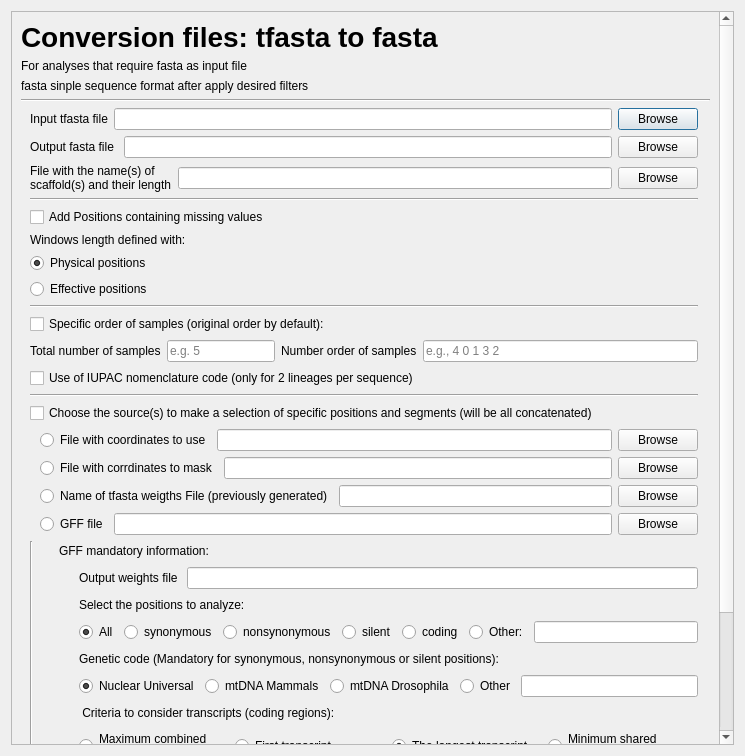
<?xml version="1.0" encoding="UTF-8"?>
<ui version="4.0">
 <class>Dialog</class>
 <widget class="QDialog" name="Dialog">
  <property name="geometry">
   <rect>
    <x>0</x>
    <y>0</y>
    <width>745</width>
    <height>756</height>
   </rect>
  </property>
  <property name="sizePolicy">
   <sizepolicy hsizetype="Preferred" vsizetype="Fixed">
    <horstretch>0</horstretch>
    <verstretch>0</verstretch>
   </sizepolicy>
  </property>
  <property name="minimumSize">
   <size>
    <width>729</width>
    <height>300</height>
   </size>
  </property>
  <property name="windowTitle">
   <string>Dialog</string>
  </property>
  <layout class="QGridLayout" name="gridLayout">
   <item row="0" column="0">
    <widget class="QScrollArea" name="scrollArea">
     <property name="sizePolicy">
      <sizepolicy hsizetype="Preferred" vsizetype="Preferred">
       <horstretch>0</horstretch>
       <verstretch>0</verstretch>
      </sizepolicy>
     </property>
     <property name="font">
      <font>
       <weight>50</weight>
       <italic>false</italic>
       <bold>false</bold>
       <underline>false</underline>
       <strikeout>false</strikeout>
       <kerning>true</kerning>
      </font>
     </property>
     <property name="lineWidth">
      <number>0</number>
     </property>
     <property name="widgetResizable">
      <bool>true</bool>
     </property>
     <widget class="QWidget" name="scrollAreaWidgetContents">
      <property name="geometry">
       <rect>
        <x>0</x>
        <y>0</y>
        <width>719</width>
        <height>1158</height>
       </rect>
      </property>
      <layout class="QGridLayout" name="gridLayout_2">
       <item row="2" column="0">
        <widget class="QFrame" name="frameWeight">
         <property name="frameShape">
          <enum>QFrame::NoFrame</enum>
         </property>
         <property name="frameShadow">
          <enum>QFrame::Raised</enum>
         </property>
         <layout class="QVBoxLayout" name="verticalLayout_8">
          <property name="topMargin">
           <number>0</number>
          </property>
          <property name="rightMargin">
           <number>12</number>
          </property>
          <property name="bottomMargin">
           <number>0</number>
          </property>
          <item>
           <layout class="QHBoxLayout" name="horizontalLayout_input_option_i" stretch="0,0,0">
            <property name="spacing">
             <number>6</number>
            </property>
            <item>
             <widget class="QLabel" name="labelInput_fasta">
              <property name="text">
               <string>Input tfasta file</string>
              </property>
             </widget>
            </item>
            <item>
             <widget class="QLineEdit" name="lineInput_fasta"/>
            </item>
            <item>
             <widget class="QPushButton" name="openInput_fasta">
              <property name="text">
               <string>Browse</string>
              </property>
              <property name="autoDefault">
               <bool>true</bool>
              </property>
             </widget>
            </item>
           </layout>
          </item>
          <item>
           <layout class="QHBoxLayout" name="horizontalLayout_output_option_o">
            <item>
             <widget class="QLabel" name="labelOutput_tfasta">
              <property name="text">
               <string>Output fasta file </string>
              </property>
             </widget>
            </item>
            <item>
             <widget class="QLineEdit" name="lineOutput_tfasta"/>
            </item>
            <item>
             <widget class="QPushButton" name="openInput_fasta_3">
              <property name="text">
               <string>Browse</string>
              </property>
              <property name="autoDefault">
               <bool>true</bool>
              </property>
             </widget>
            </item>
           </layout>
          </item>
          <item>
           <layout class="QHBoxLayout" name="horizontalLayout_option_n">
            <item>
             <widget class="QLabel" name="labelScaffold">
              <property name="text">
               <string>File with the name(s) of
scaffold(s) and their length</string>
              </property>
             </widget>
            </item>
            <item>
             <widget class="QLineEdit" name="lineScaffold">
              <property name="placeholderText">
               <string/>
              </property>
             </widget>
            </item>
            <item>
             <widget class="QPushButton" name="openScaffold">
              <property name="text">
               <string>Browse</string>
              </property>
             </widget>
            </item>
           </layout>
          </item>
          <item>
           <widget class="Line" name="line_2">
            <property name="orientation">
             <enum>Qt::Horizontal</enum>
            </property>
           </widget>
          </item>
          <item>
           <widget class="QCheckBox" name="checkUnknownPosConv">
            <property name="text">
             <string>Add Positions containing missing values</string>
            </property>
           </widget>
          </item>
          <item>
           <widget class="QLabel" name="label_42">
            <property name="text">
             <string>Windows length defined with:</string>
            </property>
           </widget>
          </item>
          <item>
           <layout class="QVBoxLayout" name="verticalLayout_22">
            <item>
             <widget class="QRadioButton" name="radioWindowLength_PhysPos">
              <property name="text">
               <string>Physical positions</string>
              </property>
              <property name="checked">
               <bool>true</bool>
              </property>
              <attribute name="buttonGroup">
               <string notr="true">buttonGroup</string>
              </attribute>
             </widget>
            </item>
            <item>
             <widget class="QRadioButton" name="radioWindowLength_EffPos">
              <property name="contextMenuPolicy">
               <enum>Qt::DefaultContextMenu</enum>
              </property>
              <property name="text">
               <string>Effective positions</string>
              </property>
              <property name="autoExclusive">
               <bool>true</bool>
              </property>
              <attribute name="buttonGroup">
               <string notr="true">buttonGroup</string>
              </attribute>
             </widget>
            </item>
           </layout>
          </item>
          <item>
           <widget class="Line" name="line_4">
            <property name="orientation">
             <enum>Qt::Horizontal</enum>
            </property>
           </widget>
          </item>
          <item>
           <widget class="QCheckBox" name="checkOrderSamplesConv">
            <property name="text">
             <string>Specific order of samples (original order by default):</string>
            </property>
           </widget>
          </item>
          <item>
           <layout class="QHBoxLayout" name="horizontalLayout_61">
            <item>
             <widget class="QLabel" name="labelOrderSamplesConv">
              <property name="text">
               <string>Total number of samples</string>
              </property>
             </widget>
            </item>
            <item>
             <widget class="QLineEdit" name="lineOrderSamples_total">
              <property name="sizePolicy">
               <sizepolicy hsizetype="Fixed" vsizetype="Fixed">
                <horstretch>0</horstretch>
                <verstretch>0</verstretch>
               </sizepolicy>
              </property>
              <property name="placeholderText">
               <string>e.g. 5</string>
              </property>
             </widget>
            </item>
            <item>
             <layout class="QHBoxLayout" name="horizontalLayout_63">
              <item>
               <widget class="QLabel" name="labelOrderSamplesConv2">
                <property name="text">
                 <string>Number order of samples</string>
                </property>
               </widget>
              </item>
              <item>
               <widget class="QLineEdit" name="lineOrderSamplesConv2">
                <property name="placeholderText">
                 <string>e.g., 4 0 1 3 2</string>
                </property>
               </widget>
              </item>
             </layout>
            </item>
           </layout>
          </item>
          <item>
           <widget class="QCheckBox" name="checkIUPACConv">
            <property name="text">
             <string>Use of IUPAC nomenclature code (only for 2 lineages per sequence)</string>
            </property>
           </widget>
          </item>
          <item>
           <widget class="Line" name="line_6">
            <property name="orientation">
             <enum>Qt::Horizontal</enum>
            </property>
           </widget>
          </item>
          <item>
           <widget class="QCheckBox" name="checkBox">
            <property name="text">
             <string>Choose the source(s) to make a selection of specific positions and segments (will be all concatenated)</string>
            </property>
            <property name="autoExclusive">
             <bool>false</bool>
            </property>
            <property name="tristate">
             <bool>true</bool>
            </property>
            <attribute name="buttonGroup">
             <string notr="true">buttonGroup_2</string>
            </attribute>
           </widget>
          </item>
          <item>
           <layout class="QVBoxLayout" name="verticalLayout">
            <property name="leftMargin">
             <number>10</number>
            </property>
            <property name="bottomMargin">
             <number>0</number>
            </property>
            <item>
             <layout class="QHBoxLayout" name="horizontalLayout_filesel_option_C">
              <item>
               <widget class="QRadioButton" name="radioButton_coord_segments">
                <property name="text">
                 <string>File with coordinates to use</string>
                </property>
                <attribute name="buttonGroup">
                 <string notr="true">buttonGroup_2</string>
                </attribute>
               </widget>
              </item>
              <item>
               <widget class="QLineEdit" name="line_coord_segments"/>
              </item>
              <item>
               <widget class="QPushButton" name="open_coord_segments">
                <property name="text">
                 <string>Browse</string>
                </property>
               </widget>
              </item>
             </layout>
            </item>
            <item>
             <layout class="QHBoxLayout" name="horizontalLayout_mask_option_m">
              <item>
               <widget class="QRadioButton" name="radioButton">
                <property name="text">
                 <string>File with corrdinates to mask</string>
                </property>
                <property name="autoExclusive">
                 <bool>true</bool>
                </property>
                <attribute name="buttonGroup">
                 <string notr="true">buttonGroup_2</string>
                </attribute>
               </widget>
              </item>
              <item>
               <widget class="QLineEdit" name="lineMaskFile"/>
              </item>
              <item>
               <widget class="QPushButton" name="openMaskFile">
                <property name="text">
                 <string>Browse</string>
                </property>
               </widget>
              </item>
             </layout>
            </item>
            <item>
             <layout class="QHBoxLayout" name="horizontalLayout_75">
              <item>
               <widget class="QRadioButton" name="radioButton_2">
                <property name="text">
                 <string>Name of tfasta weigths File (previously generated)</string>
                </property>
                <property name="autoExclusive">
                 <bool>true</bool>
                </property>
                <attribute name="buttonGroup">
                 <string notr="true">buttonGroup_2</string>
                </attribute>
               </widget>
              </item>
              <item>
               <widget class="QLineEdit" name="lineWeightFile"/>
              </item>
              <item>
               <widget class="QPushButton" name="openWeightFile">
                <property name="text">
                 <string>Browse</string>
                </property>
               </widget>
              </item>
             </layout>
            </item>
            <item>
             <layout class="QHBoxLayout" name="horizontalLayout_gffinput_option_g">
              <item>
               <widget class="QRadioButton" name="radioButton_3">
                <property name="text">
                 <string>GFF file</string>
                </property>
                <property name="autoExclusive">
                 <bool>false</bool>
                </property>
                <attribute name="buttonGroup">
                 <string notr="true">buttonGroup_2</string>
                </attribute>
               </widget>
              </item>
              <item>
               <widget class="QLineEdit" name="lineGFFFile"/>
              </item>
              <item>
               <widget class="QPushButton" name="openGFFFile">
                <property name="text">
                 <string>Browse</string>
                </property>
               </widget>
              </item>
             </layout>
            </item>
           </layout>
          </item>
          <item>
           <layout class="QHBoxLayout" name="horizontalLayout_gff_options">
            <property name="topMargin">
             <number>0</number>
            </property>
            <property name="bottomMargin">
             <number>0</number>
            </property>
            <item>
             <widget class="Line" name="line_5">
              <property name="orientation">
               <enum>Qt::Vertical</enum>
              </property>
             </widget>
            </item>
            <item>
             <layout class="QHBoxLayout" name="horizontalLayout_8">
              <property name="topMargin">
               <number>0</number>
              </property>
              <property name="bottomMargin">
               <number>0</number>
              </property>
              <item>
               <layout class="QVBoxLayout" name="verticalLayout_10">
                <property name="bottomMargin">
                 <number>0</number>
                </property>
                <item>
                 <layout class="QVBoxLayout" name="verticalLayout_9">
                  <property name="topMargin">
                   <number>0</number>
                  </property>
                  <property name="bottomMargin">
                   <number>0</number>
                  </property>
                  <item>
                   <layout class="QHBoxLayout" name="horizontalLayout_3">
                    <property name="topMargin">
                     <number>0</number>
                    </property>
                    <property name="bottomMargin">
                     <number>0</number>
                    </property>
                    <item>
                     <spacer name="horizontalSpacer_5">
                      <property name="orientation">
                       <enum>Qt::Horizontal</enum>
                      </property>
                      <property name="sizeType">
                       <enum>QSizePolicy::Fixed</enum>
                      </property>
                      <property name="sizeHint" stdset="0">
                       <size>
                        <width>20</width>
                        <height>20</height>
                       </size>
                      </property>
                     </spacer>
                    </item>
                    <item>
                     <widget class="QLabel" name="gff_info_label">
                      <property name="text">
                       <string>GFF mandatory information:</string>
                      </property>
                     </widget>
                    </item>
                   </layout>
                  </item>
                 </layout>
                </item>
                <item>
                 <layout class="QHBoxLayout" name="horizontalLayout_output_option_o_2">
                  <item>
                   <spacer name="horizontalSpacer_4">
                    <property name="orientation">
                     <enum>Qt::Horizontal</enum>
                    </property>
                    <property name="sizeType">
                     <enum>QSizePolicy::Fixed</enum>
                    </property>
                    <property name="sizeHint" stdset="0">
                     <size>
                      <width>40</width>
                      <height>20</height>
                     </size>
                    </property>
                   </spacer>
                  </item>
                  <item>
                   <widget class="QLabel" name="labelOutputWeight_2">
                    <property name="text">
                     <string>Output weights file </string>
                    </property>
                   </widget>
                  </item>
                  <item>
                   <widget class="QLineEdit" name="lineOutputWeight_2"/>
                  </item>
                 </layout>
                </item>
                <item>
                 <layout class="QHBoxLayout" name="horizontalLayout_6">
                  <property name="topMargin">
                   <number>0</number>
                  </property>
                  <property name="bottomMargin">
                   <number>0</number>
                  </property>
                  <item>
                   <spacer name="horizontalSpacer_9">
                    <property name="orientation">
                     <enum>Qt::Horizontal</enum>
                    </property>
                    <property name="sizeType">
                     <enum>QSizePolicy::Fixed</enum>
                    </property>
                    <property name="sizeHint" stdset="0">
                     <size>
                      <width>40</width>
                      <height>20</height>
                     </size>
                    </property>
                   </spacer>
                  </item>
                  <item>
                   <layout class="QVBoxLayout" name="verticalLayout_14">
                    <property name="bottomMargin">
                     <number>0</number>
                    </property>
                    <item>
                     <widget class="QLabel" name="labelCodeWeight_2">
                      <property name="text">
                       <string>Select the positions to analyze:</string>
                      </property>
                     </widget>
                    </item>
                   </layout>
                  </item>
                 </layout>
                </item>
                <item>
                 <layout class="QVBoxLayout" name="verticalLayout_11">
                  <property name="topMargin">
                   <number>0</number>
                  </property>
                  <property name="bottomMargin">
                   <number>0</number>
                  </property>
                  <item>
                   <layout class="QHBoxLayout" name="horizontalLayout_9">
                    <property name="topMargin">
                     <number>0</number>
                    </property>
                    <property name="bottomMargin">
                     <number>0</number>
                    </property>
                    <item>
                     <spacer name="horizontalSpacer_8">
                      <property name="orientation">
                       <enum>Qt::Horizontal</enum>
                      </property>
                      <property name="sizeType">
                       <enum>QSizePolicy::Fixed</enum>
                      </property>
                      <property name="sizeHint" stdset="0">
                       <size>
                        <width>40</width>
                        <height>20</height>
                       </size>
                      </property>
                     </spacer>
                    </item>
                    <item>
                     <widget class="QRadioButton" name="radio_notation_all">
                      <property name="text">
                       <string>All</string>
                      </property>
                      <property name="checked">
                       <bool>true</bool>
                      </property>
                      <attribute name="buttonGroup">
                       <string notr="true">buttonGroup_5</string>
                      </attribute>
                     </widget>
                    </item>
                    <item>
                     <widget class="QRadioButton" name="radio_notation_syn">
                      <property name="text">
                       <string>synonymous</string>
                      </property>
                      <attribute name="buttonGroup">
                       <string notr="true">buttonGroup_5</string>
                      </attribute>
                     </widget>
                    </item>
                    <item>
                     <widget class="QRadioButton" name="radio_notation_nonsyn">
                      <property name="text">
                       <string>nonsynonymous</string>
                      </property>
                      <attribute name="buttonGroup">
                       <string notr="true">buttonGroup_5</string>
                      </attribute>
                     </widget>
                    </item>
                    <item>
                     <widget class="QRadioButton" name="radio_notation_silent">
                      <property name="text">
                       <string>silent</string>
                      </property>
                      <attribute name="buttonGroup">
                       <string notr="true">buttonGroup_5</string>
                      </attribute>
                     </widget>
                    </item>
                    <item>
                     <widget class="QRadioButton" name="radio_notation_coding">
                      <property name="text">
                       <string>coding</string>
                      </property>
                      <attribute name="buttonGroup">
                       <string notr="true">buttonGroup_5</string>
                      </attribute>
                     </widget>
                    </item>
                    <item>
                     <layout class="QHBoxLayout" name="horizontalLayout_142">
                      <property name="leftMargin">
                       <number>0</number>
                      </property>
                      <item>
                       <widget class="QRadioButton" name="radio_notation_other">
                        <property name="text">
                         <string>Other:</string>
                        </property>
                        <attribute name="buttonGroup">
                         <string notr="true">buttonGroup_5</string>
                        </attribute>
                       </widget>
                      </item>
                      <item>
                       <widget class="QLineEdit" name="lineTypeWeight">
                        <property name="placeholderText">
                         <string/>
                        </property>
                       </widget>
                      </item>
                     </layout>
                    </item>
                   </layout>
                  </item>
                 </layout>
                </item>
                <item>
                 <layout class="QHBoxLayout" name="horizontalLayout_4">
                  <property name="topMargin">
                   <number>0</number>
                  </property>
                  <property name="bottomMargin">
                   <number>0</number>
                  </property>
                  <item>
                   <spacer name="horizontalSpacer_6">
                    <property name="orientation">
                     <enum>Qt::Horizontal</enum>
                    </property>
                    <property name="sizeType">
                     <enum>QSizePolicy::Fixed</enum>
                    </property>
                    <property name="sizeHint" stdset="0">
                     <size>
                      <width>40</width>
                      <height>20</height>
                     </size>
                    </property>
                   </spacer>
                  </item>
                  <item>
                   <layout class="QVBoxLayout" name="verticalLayout_12">
                    <property name="bottomMargin">
                     <number>0</number>
                    </property>
                    <item>
                     <widget class="QLabel" name="labelCodeWeight">
                      <property name="text">
                       <string>Genetic code (Mandatory for synonymous, nonsynonymous or silent positions):</string>
                      </property>
                     </widget>
                    </item>
                   </layout>
                  </item>
                 </layout>
                </item>
                <item>
                 <layout class="QHBoxLayout" name="horizontalLayout_73">
                  <item>
                   <spacer name="horizontalSpacer_2">
                    <property name="orientation">
                     <enum>Qt::Horizontal</enum>
                    </property>
                    <property name="sizeType">
                     <enum>QSizePolicy::Fixed</enum>
                    </property>
                    <property name="sizeHint" stdset="0">
                     <size>
                      <width>40</width>
                      <height>20</height>
                     </size>
                    </property>
                   </spacer>
                  </item>
                  <item>
                   <widget class="QRadioButton" name="radioGeneticCodeUniversal">
                    <property name="text">
                     <string>Nuclear Universal</string>
                    </property>
                    <property name="checked">
                     <bool>true</bool>
                    </property>
                    <attribute name="buttonGroup">
                     <string notr="true">buttonGroup_3</string>
                    </attribute>
                   </widget>
                  </item>
                  <item>
                   <widget class="QRadioButton" name="radioGeneticCodemtMamm">
                    <property name="text">
                     <string>mtDNA Mammals</string>
                    </property>
                    <attribute name="buttonGroup">
                     <string notr="true">buttonGroup_3</string>
                    </attribute>
                   </widget>
                  </item>
                  <item>
                   <widget class="QRadioButton" name="radioGeneticCodemtDros">
                    <property name="text">
                     <string>mtDNA Drosophila</string>
                    </property>
                    <attribute name="buttonGroup">
                     <string notr="true">buttonGroup_3</string>
                    </attribute>
                   </widget>
                  </item>
                  <item>
                   <layout class="QHBoxLayout" name="horizontalLayout_157">
                    <item>
                     <widget class="QRadioButton" name="radioGeneticCode4Weight">
                      <property name="text">
                       <string>Other</string>
                      </property>
                      <attribute name="buttonGroup">
                       <string notr="true">buttonGroup_3</string>
                      </attribute>
                     </widget>
                    </item>
                    <item>
                     <widget class="QLineEdit" name="lineGeneticCode4Weight"/>
                    </item>
                   </layout>
                  </item>
                 </layout>
                </item>
                <item>
                 <layout class="QHBoxLayout" name="horizontalLayout_5">
                  <property name="bottomMargin">
                   <number>0</number>
                  </property>
                  <item>
                   <spacer name="horizontalSpacer_7">
                    <property name="orientation">
                     <enum>Qt::Horizontal</enum>
                    </property>
                    <property name="sizeType">
                     <enum>QSizePolicy::Fixed</enum>
                    </property>
                    <property name="sizeHint" stdset="0">
                     <size>
                      <width>40</width>
                      <height>20</height>
                     </size>
                    </property>
                   </spacer>
                  </item>
                  <item>
                   <layout class="QVBoxLayout" name="verticalLayout_13">
                    <property name="bottomMargin">
                     <number>0</number>
                    </property>
                    <item>
                     <widget class="QLabel" name="labelCriteriaWeight">
                      <property name="text">
                       <string> Criteria to consider transcripts (coding regions):</string>
                      </property>
                     </widget>
                    </item>
                   </layout>
                  </item>
                 </layout>
                </item>
                <item>
                 <layout class="QHBoxLayout" name="horizontalLayout_74">
                  <item>
                   <spacer name="horizontalSpacer_3">
                    <property name="orientation">
                     <enum>Qt::Horizontal</enum>
                    </property>
                    <property name="sizeType">
                     <enum>QSizePolicy::Fixed</enum>
                    </property>
                    <property name="sizeHint" stdset="0">
                     <size>
                      <width>40</width>
                      <height>20</height>
                     </size>
                    </property>
                   </spacer>
                  </item>
                  <item>
                   <widget class="QRadioButton" name="radioCriteriaTransMax">
                    <property name="text">
                     <string>Maximum combined
transcribed region</string>
                    </property>
                    <attribute name="buttonGroup">
                     <string notr="true">buttonGroup_4</string>
                    </attribute>
                   </widget>
                  </item>
                  <item>
                   <widget class="QRadioButton" name="radioCriteriaTransFirst">
                    <property name="text">
                     <string>First transcript</string>
                    </property>
                    <attribute name="buttonGroup">
                     <string notr="true">buttonGroup_4</string>
                    </attribute>
                   </widget>
                  </item>
                  <item>
                   <widget class="QRadioButton" name="radioCriteriaTransLong">
                    <property name="text">
                     <string>The longest transcript</string>
                    </property>
                    <property name="checkable">
                     <bool>true</bool>
                    </property>
                    <property name="checked">
                     <bool>true</bool>
                    </property>
                    <attribute name="buttonGroup">
                     <string notr="true">buttonGroup_4</string>
                    </attribute>
                   </widget>
                  </item>
                  <item>
                   <widget class="QRadioButton" name="radioCriteriaTransMin">
                    <property name="text">
                     <string>Minimum shared
transcribed region</string>
                    </property>
                    <attribute name="buttonGroup">
                     <string notr="true">buttonGroup_4</string>
                    </attribute>
                   </widget>
                  </item>
                 </layout>
                </item>
                <item>
                 <layout class="QHBoxLayout" name="horizontalLayout">
                  <property name="bottomMargin">
                   <number>0</number>
                  </property>
                  <item>
                   <spacer name="horizontalSpacer_11">
                    <property name="orientation">
                     <enum>Qt::Horizontal</enum>
                    </property>
                    <property name="sizeType">
                     <enum>QSizePolicy::Fixed</enum>
                    </property>
                    <property name="sizeHint" stdset="0">
                     <size>
                      <width>40</width>
                      <height>20</height>
                     </size>
                    </property>
                   </spacer>
                  </item>
                  <item>
                   <widget class="QCheckBox" name="checkOutgroupWeight">
                    <property name="text">
                     <string>Include outgroup.(last population)</string>
                    </property>
                   </widget>
                  </item>
                 </layout>
                </item>
                <item>
                 <layout class="QHBoxLayout" name="horizontalLayout_62">
                  <item>
                   <spacer name="horizontalSpacer_10">
                    <property name="orientation">
                     <enum>Qt::Horizontal</enum>
                    </property>
                    <property name="sizeType">
                     <enum>QSizePolicy::Fixed</enum>
                    </property>
                    <property name="sizeHint" stdset="0">
                     <size>
                      <width>40</width>
                      <height>20</height>
                     </size>
                    </property>
                   </spacer>
                  </item>
                  <item>
                   <widget class="QLabel" name="label_44">
                    <property name="text">
                     <string>Total number of populations</string>
                    </property>
                   </widget>
                  </item>
                  <item>
                   <widget class="QLineEdit" name="lineTotalPopsConv"/>
                  </item>
                  <item>
                   <layout class="QHBoxLayout" name="horizontalLayout_60">
                    <item>
                     <widget class="QLabel" name="label_43">
                      <property name="text">
                       <string>Number of samples per population</string>
                      </property>
                     </widget>
                    </item>
                    <item>
                     <widget class="QLineEdit" name="lineSamplesPopsConv"/>
                    </item>
                   </layout>
                  </item>
                 </layout>
                </item>
               </layout>
              </item>
             </layout>
            </item>
           </layout>
          </item>
          <item>
           <widget class="Line" name="line_3">
            <property name="orientation">
             <enum>Qt::Horizontal</enum>
            </property>
           </widget>
          </item>
          <item>
           <layout class="QHBoxLayout" name="horizontalLayout_7">
            <property name="bottomMargin">
             <number>0</number>
            </property>
            <item>
             <layout class="QHBoxLayout" name="horizontalLayout_10">
              <property name="bottomMargin">
               <number>0</number>
              </property>
              <item>
               <widget class="QLabel" name="label">
                <property name="sizePolicy">
                 <sizepolicy hsizetype="Fixed" vsizetype="Preferred">
                  <horstretch>0</horstretch>
                  <verstretch>0</verstretch>
                 </sizepolicy>
                </property>
                <property name="text">
                 <string>Command:</string>
                </property>
               </widget>
              </item>
             </layout>
            </item>
            <item>
             <layout class="QHBoxLayout" name="horizontalLayout_11">
              <property name="rightMargin">
               <number>0</number>
              </property>
              <property name="bottomMargin">
               <number>0</number>
              </property>
              <item>
               <widget class="QLineEdit" name="lineEdit"/>
              </item>
             </layout>
            </item>
           </layout>
          </item>
          <item>
           <layout class="QHBoxLayout" name="horizontalLayout_2">
            <property name="rightMargin">
             <number>0</number>
            </property>
            <property name="bottomMargin">
             <number>0</number>
            </property>
            <item>
             <spacer name="horizontalSpacer">
              <property name="orientation">
               <enum>Qt::Horizontal</enum>
              </property>
              <property name="sizeHint" stdset="0">
               <size>
                <width>40</width>
                <height>20</height>
               </size>
              </property>
             </spacer>
            </item>
            <item>
             <widget class="QPushButton" name="Button_AddCommandWin">
              <property name="text">
               <string>Add to Command Window </string>
              </property>
             </widget>
            </item>
           </layout>
          </item>
         </layout>
        </widget>
       </item>
       <item row="0" column="0">
        <layout class="QHBoxLayout" name="horizontalLayout_12">
         <property name="sizeConstraint">
          <enum>QLayout::SetFixedSize</enum>
         </property>
         <property name="topMargin">
          <number>0</number>
         </property>
         <property name="rightMargin">
          <number>10</number>
         </property>
         <item>
          <layout class="QHBoxLayout" name="horizontalLayout_13">
           <property name="rightMargin">
            <number>10</number>
           </property>
           <item>
            <layout class="QVBoxLayout" name="verticalLayout_5">
             <property name="sizeConstraint">
              <enum>QLayout::SetFixedSize</enum>
             </property>
             <property name="bottomMargin">
              <number>0</number>
             </property>
             <item>
              <layout class="QVBoxLayout" name="verticalLayout_15">
               <item>
                <widget class="QLabel" name="label_2">
                 <property name="font">
                  <font>
                   <pointsize>21</pointsize>
                   <weight>75</weight>
                   <bold>true</bold>
                  </font>
                 </property>
                 <property name="text">
                  <string>Conversion files: tfasta to fasta</string>
                 </property>
                </widget>
               </item>
              </layout>
             </item>
             <item>
              <layout class="QVBoxLayout" name="verticalLayout_16">
               <item>
                <widget class="QLabel" name="label_3">
                 <property name="font">
                  <font>
                   <kerning>true</kerning>
                  </font>
                 </property>
                 <property name="text">
                  <string>For analyses that require fasta as input file</string>
                 </property>
                </widget>
               </item>
              </layout>
             </item>
             <item>
              <layout class="QVBoxLayout" name="verticalLayout_17">
               <item>
                <widget class="QLabel" name="label_4">
                 <property name="text">
                  <string>fasta sinple sequence format after apply desired filters</string>
                 </property>
                </widget>
               </item>
              </layout>
             </item>
            </layout>
           </item>
          </layout>
         </item>
         <item>
          <widget class="QLabel" name="logo_3">
           <property name="sizePolicy">
            <sizepolicy hsizetype="Preferred" vsizetype="Fixed">
             <horstretch>0</horstretch>
             <verstretch>0</verstretch>
            </sizepolicy>
           </property>
           <property name="maximumSize">
            <size>
             <width>81</width>
             <height>81</height>
            </size>
           </property>
           <property name="text">
            <string/>
           </property>
           <property name="pixmap">
            <pixmap resource="icon_SPiGA.qrc">:/logo/SPiGA_icon.png</pixmap>
           </property>
           <property name="scaledContents">
            <bool>true</bool>
           </property>
          </widget>
         </item>
        </layout>
       </item>
       <item row="1" column="0">
        <widget class="Line" name="line">
         <property name="orientation">
          <enum>Qt::Horizontal</enum>
         </property>
        </widget>
       </item>
      </layout>
     </widget>
    </widget>
   </item>
  </layout>
 </widget>
 <tabstops>
  <tabstop>lineInput_fasta</tabstop>
  <tabstop>openInput_fasta</tabstop>
  <tabstop>lineOutput_tfasta</tabstop>
  <tabstop>lineScaffold</tabstop>
  <tabstop>openScaffold</tabstop>
  <tabstop>checkUnknownPosConv</tabstop>
  <tabstop>radioWindowLength_EffPos</tabstop>
  <tabstop>radioWindowLength_PhysPos</tabstop>
  <tabstop>checkOrderSamplesConv</tabstop>
  <tabstop>lineOrderSamples_total</tabstop>
  <tabstop>lineOrderSamplesConv2</tabstop>
  <tabstop>checkIUPACConv</tabstop>
  <tabstop>lineMaskFile</tabstop>
  <tabstop>openMaskFile</tabstop>
  <tabstop>lineWeightFile</tabstop>
  <tabstop>openWeightFile</tabstop>
  <tabstop>lineGFFFile</tabstop>
  <tabstop>openGFFFile</tabstop>
  <tabstop>lineOutputWeight_2</tabstop>
  <tabstop>radio_notation_syn</tabstop>
  <tabstop>radio_notation_nonsyn</tabstop>
  <tabstop>radio_notation_silent</tabstop>
  <tabstop>radio_notation_coding</tabstop>
  <tabstop>radio_notation_other</tabstop>
  <tabstop>lineTypeWeight</tabstop>
  <tabstop>radioGeneticCodeUniversal</tabstop>
  <tabstop>radioGeneticCodemtMamm</tabstop>
  <tabstop>radioGeneticCodemtDros</tabstop>
  <tabstop>radioGeneticCode4Weight</tabstop>
  <tabstop>lineGeneticCode4Weight</tabstop>
  <tabstop>radioCriteriaTransMax</tabstop>
  <tabstop>radioCriteriaTransFirst</tabstop>
  <tabstop>radioCriteriaTransLong</tabstop>
  <tabstop>radioCriteriaTransMin</tabstop>
  <tabstop>checkOutgroupWeight</tabstop>
  <tabstop>lineTotalPopsConv</tabstop>
  <tabstop>lineSamplesPopsConv</tabstop>
  <tabstop>Button_AddCommandWin</tabstop>
 </tabstops>
 <resources>
  <include location="icon_SPiGA.qrc"/>
 </resources>
 <connections/>
 <buttongroups>
  <buttongroup name="buttonGroup_5"/>
  <buttongroup name="buttonGroup"/>
  <buttongroup name="buttonGroup_3"/>
  <buttongroup name="buttonGroup_2"/>
  <buttongroup name="buttonGroup_4"/>
 </buttongroups>
</ui>
